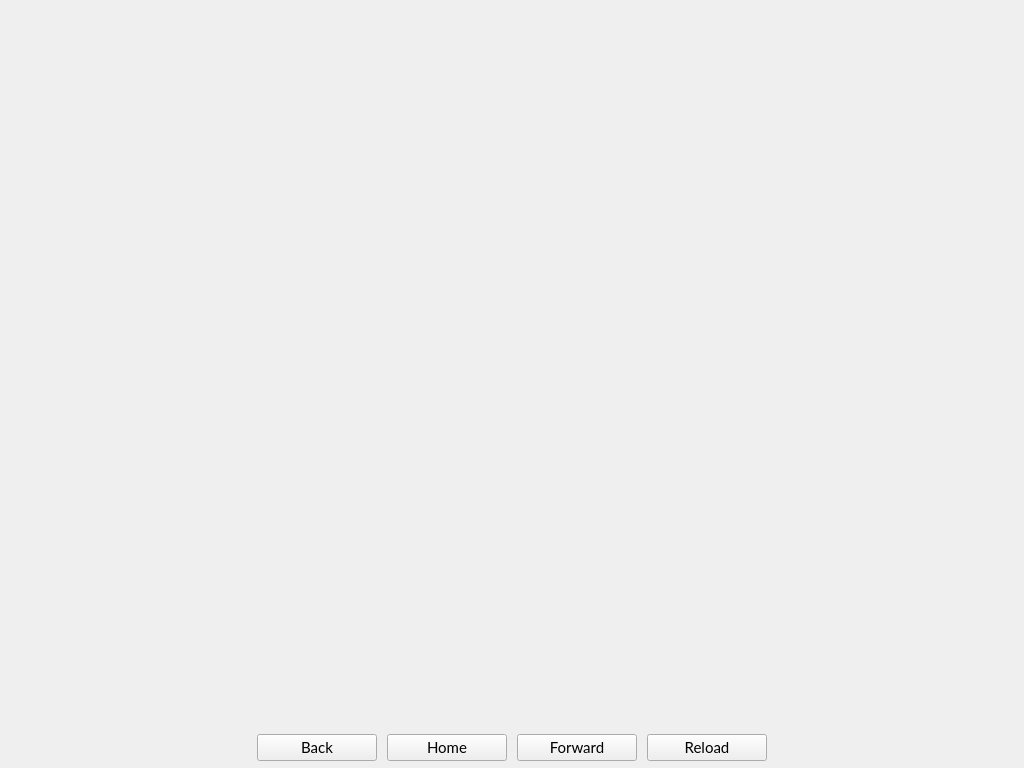
<?xml version="1.0" encoding="UTF-8"?>
<ui version="4.0">
 <class>BlockchainPage</class>
 <widget class="QWidget" name="BlockchainPage">
  <property name="geometry">
   <rect>
    <x>0</x>
    <y>0</y>
    <width>1024</width>
    <height>768</height>
   </rect>
  </property>
  <property name="windowTitle">
   <string>Form</string>
  </property>
  <property name="autoFillBackground">
   <bool>false</bool>
  </property>
  <layout class="QGridLayout" name="gridLayout">
   <property name="leftMargin">
    <number>0</number>
   </property>
   <property name="topMargin">
    <number>0</number>
   </property>
   <property name="rightMargin">
    <number>0</number>
   </property>
   <property name="bottomMargin">
    <number>0</number>
   </property>
   <property name="spacing">
    <number>0</number>
   </property>
   <item row="0" column="0">
    <widget class="WebView" name="webView" native="true">
     <property name="sizePolicy">
      <sizepolicy hsizetype="Expanding" vsizetype="Expanding">
       <horstretch>0</horstretch>
       <verstretch>0</verstretch>
      </sizepolicy>
     </property>
     <property name="minimumSize">
      <size>
       <width>0</width>
       <height>0</height>
      </size>
     </property>
     <property name="url" stdset="0">
      <url>
       <string>about:blank</string>
      </url>
     </property>
    </widget>
   </item>
   <item row="1" column="0" alignment="Qt::AlignHCenter|Qt::AlignBottom">
    <widget class="QFrame" name="frame">
     <property name="sizePolicy">
      <sizepolicy hsizetype="Fixed" vsizetype="Fixed">
       <horstretch>0</horstretch>
       <verstretch>0</verstretch>
      </sizepolicy>
     </property>
     <property name="minimumSize">
      <size>
       <width>0</width>
       <height>40</height>
      </size>
     </property>
     <property name="layoutDirection">
      <enum>Qt::LeftToRight</enum>
     </property>
     <property name="autoFillBackground">
      <bool>false</bool>
     </property>
     <property name="frameShape">
      <enum>QFrame::NoFrame</enum>
     </property>
     <property name="frameShadow">
      <enum>QFrame::Raised</enum>
     </property>
     <layout class="QGridLayout" name="gridLayout_2">
      <property name="leftMargin">
       <number>10</number>
      </property>
      <property name="topMargin">
       <number>0</number>
      </property>
      <property name="rightMargin">
       <number>10</number>
      </property>
      <property name="bottomMargin">
       <number>0</number>
      </property>
      <property name="horizontalSpacing">
       <number>10</number>
      </property>
      <property name="verticalSpacing">
       <number>0</number>
      </property>
      <item row="0" column="0">
       <widget class="QPushButton" name="back">
        <property name="sizePolicy">
         <sizepolicy hsizetype="Preferred" vsizetype="Preferred">
          <horstretch>0</horstretch>
          <verstretch>0</verstretch>
         </sizepolicy>
        </property>
        <property name="minimumSize">
         <size>
          <width>120</width>
          <height>27</height>
         </size>
        </property>
        <property name="maximumSize">
         <size>
          <width>120</width>
          <height>27</height>
         </size>
        </property>
        <property name="font">
         <font>
          <family>Lato</family>
          <pointsize>11</pointsize>
          <stylestrategy>PreferAntialias</stylestrategy>
         </font>
        </property>
        <property name="text">
         <string>Back</string>
        </property>
        <property name="icon">
         <iconset resource="../bitcoin.qrc">
          <normaloff>:/icons/back</normaloff>:/icons/back</iconset>
        </property>
        <property name="iconSize">
         <size>
          <width>12</width>
          <height>12</height>
         </size>
        </property>
       </widget>
      </item>
      <item row="0" column="3">
       <widget class="QPushButton" name="reload">
        <property name="sizePolicy">
         <sizepolicy hsizetype="Preferred" vsizetype="Preferred">
          <horstretch>0</horstretch>
          <verstretch>0</verstretch>
         </sizepolicy>
        </property>
        <property name="minimumSize">
         <size>
          <width>120</width>
          <height>27</height>
         </size>
        </property>
        <property name="maximumSize">
         <size>
          <width>120</width>
          <height>27</height>
         </size>
        </property>
        <property name="font">
         <font>
          <family>Lato</family>
          <pointsize>11</pointsize>
          <stylestrategy>PreferAntialias</stylestrategy>
         </font>
        </property>
        <property name="text">
         <string>Reload</string>
        </property>
        <property name="icon">
         <iconset resource="../bitcoin.qrc">
          <normaloff>:/icons/reload</normaloff>:/icons/reload</iconset>
        </property>
        <property name="iconSize">
         <size>
          <width>12</width>
          <height>12</height>
         </size>
        </property>
       </widget>
      </item>
      <item row="0" column="1">
       <widget class="QPushButton" name="home">
        <property name="sizePolicy">
         <sizepolicy hsizetype="Preferred" vsizetype="Preferred">
          <horstretch>0</horstretch>
          <verstretch>0</verstretch>
         </sizepolicy>
        </property>
        <property name="minimumSize">
         <size>
          <width>120</width>
          <height>27</height>
         </size>
        </property>
        <property name="maximumSize">
         <size>
          <width>120</width>
          <height>27</height>
         </size>
        </property>
        <property name="font">
         <font>
          <family>Lato</family>
          <pointsize>11</pointsize>
          <stylestrategy>PreferAntialias</stylestrategy>
         </font>
        </property>
        <property name="text">
         <string>Home</string>
        </property>
        <property name="icon">
         <iconset resource="../bitcoin.qrc">
          <normaloff>:/icons/home</normaloff>:/icons/home</iconset>
        </property>
        <property name="iconSize">
         <size>
          <width>12</width>
          <height>12</height>
         </size>
        </property>
       </widget>
      </item>
      <item row="0" column="2">
       <widget class="QPushButton" name="forward">
        <property name="sizePolicy">
         <sizepolicy hsizetype="Preferred" vsizetype="Preferred">
          <horstretch>0</horstretch>
          <verstretch>0</verstretch>
         </sizepolicy>
        </property>
        <property name="minimumSize">
         <size>
          <width>120</width>
          <height>27</height>
         </size>
        </property>
        <property name="maximumSize">
         <size>
          <width>120</width>
          <height>27</height>
         </size>
        </property>
        <property name="font">
         <font>
          <family>Lato</family>
          <pointsize>11</pointsize>
          <stylestrategy>PreferAntialias</stylestrategy>
         </font>
        </property>
        <property name="text">
         <string>Forward</string>
        </property>
        <property name="icon">
         <iconset resource="../bitcoin.qrc">
          <normaloff>:/icons/res/icons/forward.png</normaloff>:/icons/res/icons/forward.png</iconset>
        </property>
        <property name="iconSize">
         <size>
          <width>12</width>
          <height>12</height>
         </size>
        </property>
       </widget>
      </item>
     </layout>
    </widget>
   </item>
  </layout>
 </widget>
 <customwidgets>
  <customwidget>
   <class>WebView</class>
   <extends>QWidget</extends>
   <header>webview.h</header>
  </customwidget>
 </customwidgets>
 <resources>
  <include location="../bitcoin.qrc"/>
 </resources>
 <connections/>
</ui>
